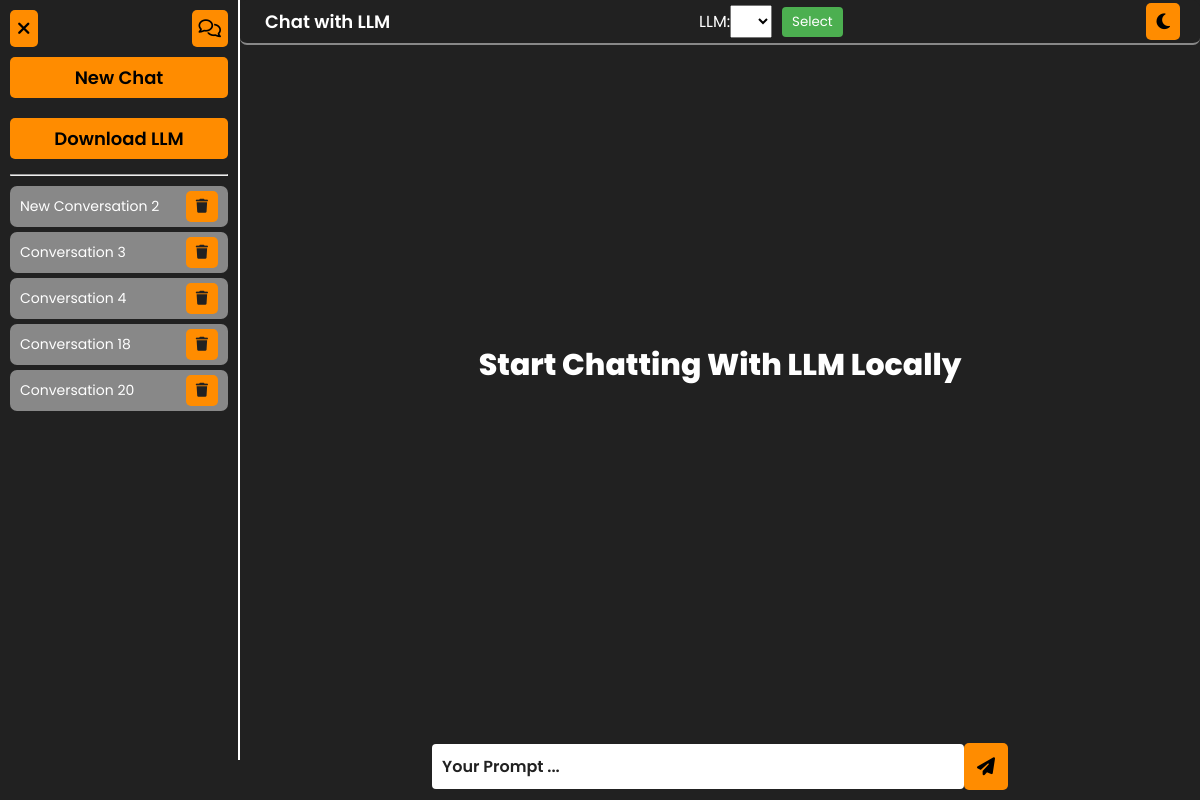
The app's page /, older data.
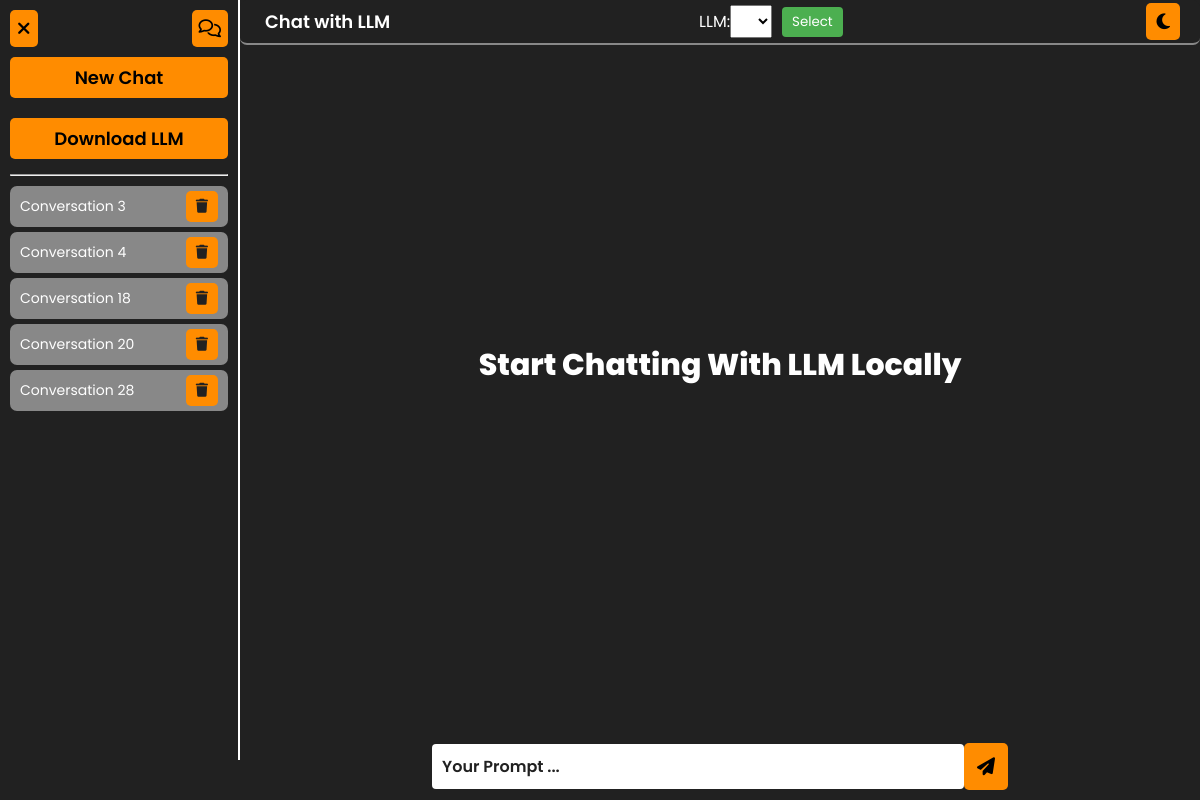
The same page, newer data.
### chat/models.py (models this page shows, shortened)
class Conversation(models.Model):
    title = models.CharField(max_length=255)
    created_at = models.DateTimeField(auto_now_add=True)

### chat/views.py (the view, shortened to what this page needs)
# urls.py: path('', chat_view, name='home'),
def chat_view(request, conversation_id=None):
    conversation = messages = None
    global selected_llm
    error = None
    if conversation_id:
        conversation = get_object_or_404(Conversation, id=conversation_id)
        messages = conversation.messages.all()
    llm_options = DownloadedModel.objects.filter(is_downloaded=True)
    conversations = Conversation.objects.all()
    context = {
        'conversation': conversation,
        'messages': messages,
        'conversations': conversations,
        'llm_options': llm_options,
        'selected_llm': selected_llm,
        'error': error,
        'length_msgs': len(messages) if messages else 0,
    }
    return render(request, 'chat/chat.html', context)

### templates/chat/chat.html (shortened to what this page needs)
{% extends 'base.html' %}
{% load static %}
{% block links %}
<link rel="stylesheet" href="{% static 'css/form.css' %}">
{% endblock links %}
{% block content %}
<main class="flex-ctr-clm">
    <div class="container flex-ctr-str">
        <div class="sidebar flex-clm-str">
            <div class="side_bar_options flex-sp-bet">
                <button title="Close The SideBar" class="btn" onclick="toggleSidebar()">
                    <i class="fa-solid fa-xmark"></i>
                </button>
                <button title="New Chat" class="btn">
                    <a href="{% url 'chat_new' %}">
                        <i class="fa-regular fa-comments"></i>
                    </a>
                </button>
            </div>
            <button title="New Chat" class="btn" style="width: 100%; margin: 10px 0;">
                <a href="{% url 'chat_new' %}"> New Chat</a>
            </button>
            <button title="New Chat" class="btn" style="width: 100%; margin: 10px 0;">
                <a href="{% url 'download_llm_page' %}" class="btn">Download LLM</a>
            </button>
            <hr width="100%" style="margin: 5px 0 10px;">
            <ul class=" conversations flex-str-clm">
                {% for conv in conversations %}
                    <a href="{% url 'chat_view' conv.id %}">
                        {% if conversation != None %}
                            {% if conv.id == conversation.id %}
                            <li class="flex-sp-bet selected-chat">
                            {% else %}
                            <li class="flex-sp-bet">
                            {% endif %}
                        {% else %}
                            <li class="flex-sp-bet">
                        {% endif %}
                                {{ conv.title }} {{conv.id}}
                                <a href="{% url 'delete_chat' conv.id %}" class="btn">
                                    <i class="fa-solid fa-trash"></i>
                                </a>
                            </li>
                    </a>
                {% endfor %}
            </ul>
        </div>
        <div class="chat-window flex-clm-str">
            <div class="header flex-sp-bet">
                <a href="{% url 'chat_view_no_id' %}">
                    <h2 class="logo">Chat with LLM</h2>
                </a>
                <form action="" method="post" id="selectLLMForm" style="background-color: #0000; width: auto;">
                    <label for="llm_select">LLM: </label>
                    <select name="llm_path" id="llm_select">
                    </select>
                    <button type="submit">Select</button>
                </form>
                <button id="mode" class="btn"><i class="fa-solid fa-moon"></i></button>
            </div>
            {% if length_msgs == 0 %}
            <div class="welcome flex-ctr-clm">
                <h3>Start Chatting With LLM Locally</h3>
            </div>
            {% endif %}
            <div class="chatbox flex-ctr-clm" id="chatbox">
            </div>
            <form method="POST" class="prompt-area">
                <input type="text" name="prompt" placeholder="Your Prompt ..." required id="prompt">
                <button type="submit" class="btn" id="send-btn"><i class="fa-solid fa-paper-plane"></i></button>
            </form>
        </div>
    </div>
</main>
{% endblock content %}

Row changes from the older to the newer data that the page shows:
removed Conversation: title "New Conversation", id "2"
added Conversation: title "Conversation", id "28"
